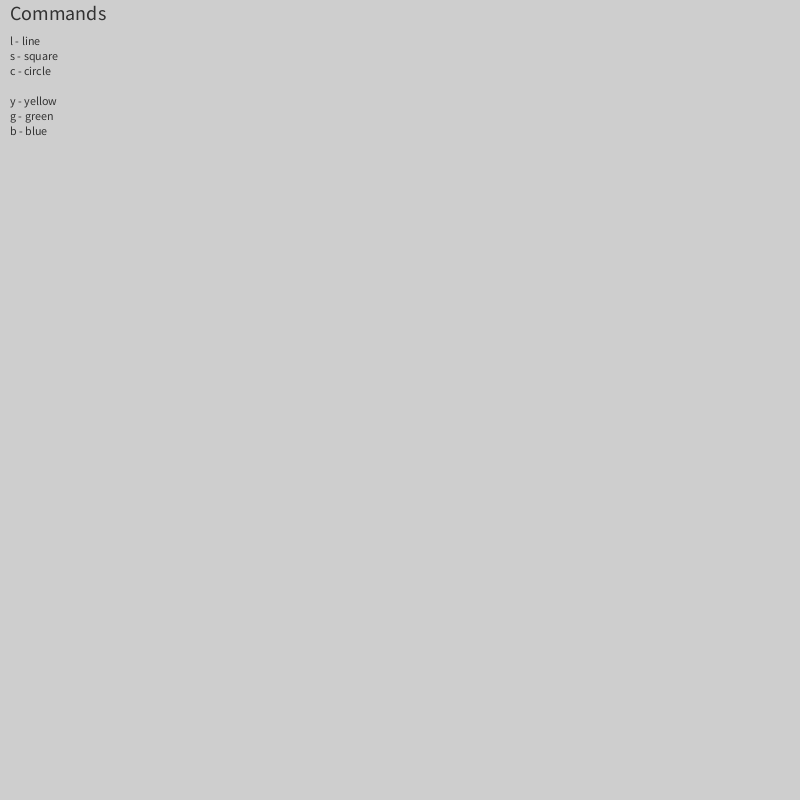
Frame 1 (no input)
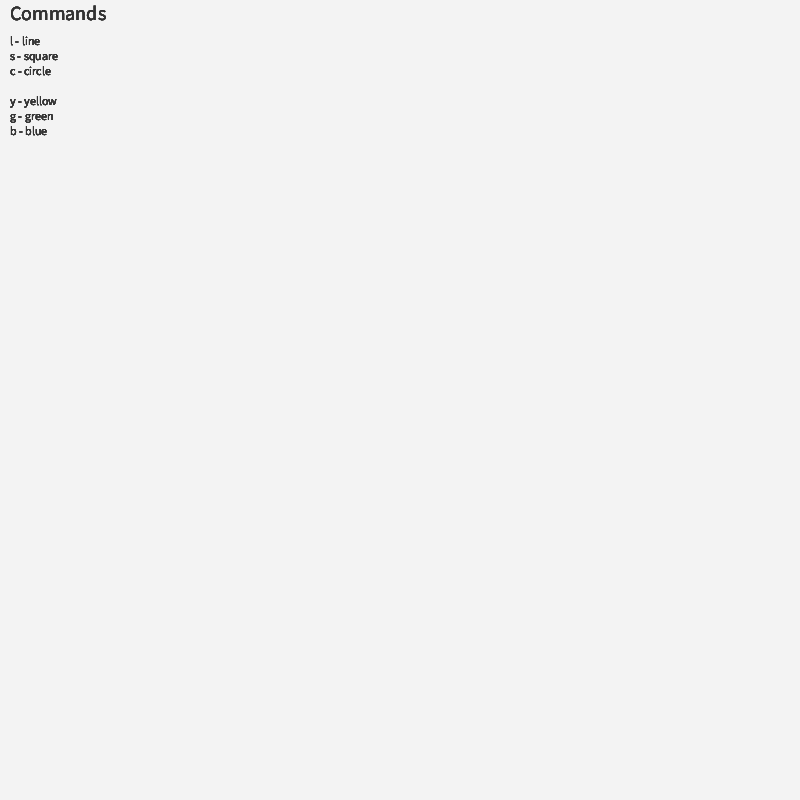
Frame 60 (the mouse pressed at the canvas centre just before this capture)
Frame 120 (the mouse held since frame 60 and released just before this capture): identical to frame 60, image omitted

The Processing sketch that drew these frames (run headless with seeded random() and noise(); from frame 60 on, the mouse is pressed at the canvas centre):

// Processing sketch: processing_133357
// ── processing_133357.pde

void setup() {
  size(800, 800);
}



void draw() {

  //transparent background  
  fill(255, 255, 255, 10);
  rect(-10, -10, 2400, 2400);

  //command text
  fill(50);
  textSize(20);
  text("Commands", 10, 20);
  textSize(12);
  text("l - line", 10, 45);
  text("s - square", 10, 60);
  text("c - circle", 10, 75);
  text("y - yellow", 10, 105);
  text("g - green", 10, 120);
  text("b - blue", 10, 135);

  //colors
  
  if (key =='b') {
    fill(#1A9DFF);
    stroke(#1A9DFF);
  }

  if (key =='y') {
    fill(#FEC436);
    stroke(#FEC436);
  }

  if (key =='g') {
    fill(#2AB69D); 
    stroke(#2AB69D);
  }

  strokeWeight(4);

  //shapes
  if (key == 'c') {
    drawCircle(mouseX, mouseY);
  }

  if (key == 's') {
    drawSquare(mouseX, mouseY);
  }

  if (key == 'l') {
    drawLine(mouseX, mouseY);
  }

}




//functions

void drawSquare(int theX, int theY) {
  float size = (pmouseX-mouseX);
  rectMode(CENTER);
  rect(theX, theY, size, size);
}

void drawCircle(int theX, int theY) {
  float size = (pmouseX-mouseX);
  ellipse(theX, theY, size, size);
}

void drawLine(int theX, int theY) {
  line(pmouseX, pmouseY, theX, theY);
}
